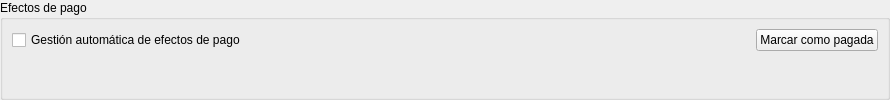
     <widget class="QWidget" name="pageEfectos">
      <layout class="QVBoxLayout" name="verticalLayout_12">
       <property name="leftMargin">
        <number>0</number>
       </property>
       <property name="topMargin">
        <number>0</number>
       </property>
       <property name="rightMargin">
        <number>0</number>
       </property>
       <property name="bottomMargin">
        <number>0</number>
       </property>
       <item>
        <widget class="QGroupBox" name="groupBox_4">
         <property name="title">
          <string>Efectos de pago</string>
         </property>
         <layout class="QGridLayout" name="gridLayout_3">
          <item row="0" column="1">
           <spacer name="horizontalSpacer_2">
            <property name="orientation">
             <enum>Qt::Horizontal</enum>
            </property>
            <property name="sizeHint" stdset="0">
             <size>
              <width>498</width>
              <height>20</height>
             </size>
            </property>
           </spacer>
          </item>
          <item row="0" column="0">
           <widget class="DBCheckBox" name="db_efectospagoautomaticos">
            <property name="text">
             <string>Gestión automática de efectos de pago</string>
            </property>
            <property name="fieldName">
             <string>efectospagoautomaticos</string>
            </property>
            <property name="dataEditable">
             <bool>true</bool>
            </property>
           </widget>
          </item>
          <item row="0" column="2">
           <widget class="QPushButton" name="pbMarcarPagada">
            <property name="toolTip">
             <string>Marca esta factura como pagada, creando los efectos de pago correspondientes.</string>
            </property>
            <property name="statusTip">
             <string>Marca esta factura como pagada, creando los efectos de pago correspondientes.</string>
            </property>
            <property name="whatsThis">
             <string>Marca esta factura como pagada, creando los efectos de pago correspondientes.</string>
            </property>
            <property name="text">
             <string>Marcar como pagada</string>
            </property>
            <property name="icon">
             <iconset resource="../home/david/src/alepherp/trunk/src/lib/daobusiness/resources/resources.qrc">
              <normaloff>:/aplicacion/images/ok.png</normaloff>:/aplicacion/images/ok.png</iconset>
            </property>
           </widget>
          </item>
          <item row="1" column="0" colspan="3">
           <widget class="DBRelatedElementsView" name="db_efectospago">
            <property name="allowedMetadatas">
             <string>efectospago</string>
            </property>
            <property name="categories">
             <string>Pagos</string>
            </property>
            <property name="dataEditable">
             <bool>true</bool>
            </property>
            <property name="visibleButtons">
             <set>DBRelatedElementsView::Delete|DBRelatedElementsView::Insert|DBRelatedElementsView::InsertExisting|DBRelatedElementsView::RemoveExisting|DBRelatedElementsView::Update|DBRelatedElementsView::View</set>
            </property>
            <property name="visibleFields" stdset="0">
             <string>codigo;estado;fecha;fechav;importe;importepagado</string>
            </property>
           </widget>
          </item>
         </layout>
        </widget>
       </item>
      </layout>
     </widget>
